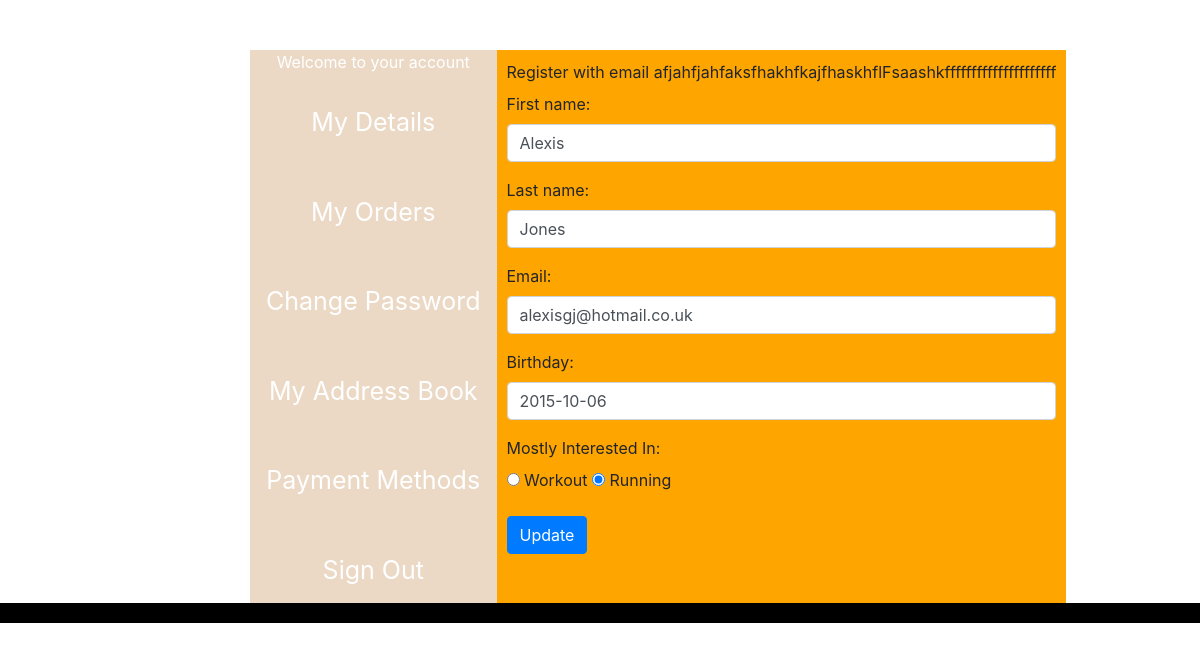
The page /details.php (signed in) on the database its author committed.
### tables this page shows
CREATE TABLE `user` (
  `userID` int(11) NOT NULL,
  `firstName` tinytext,
  `lastName` tinytext,
  `email` varchar(255) DEFAULT NULL,
  `password` varchar(255) DEFAULT NULL,
  `createdon` datetime DEFAULT CURRENT_TIMESTAMP,
  `dob` varchar(20) DEFAULT NULL,
  `preference` tinytext
);

### details.php (the view, shortened to what this page needs)
<?php
include('Connect.php');
$user = $_SESSION['user'];
$prefrunning="";
$prefworkout="";
$sql = "SELECT * FROM user WHERE email = '$user'";
$result = mysqli_query($conn,$sql);
$rows = mysqli_fetch_assoc($result);
if($rows['preference']== 'workout'){
	$prefworkout = 'checked';
}
else{
	$prefrunning='checked';
}
?>
<!DOCTYPE HTML>
<html lang="en" xmlns="http://www.w3.org/1999/xhtml">
<head>
    <link rel="stylesheet" href="StyleSheet1.css" />
    <link rel="stylesheet" href="https://use.fontawesome.com/releases/v5.7.0/css/all.css">
	<link rel="stylesheet" href="https://maxcdn.bootstrapcdn.com/bootstrap/4.5.2/css/bootstrap.min.css">
</head>
<body>
   <div class="flex_row">
		<div class="sidenav">
			<p>Welcome to your account </p>
			<a href="details.php">My Details</a><br>
			<a href="">My Orders</a><br>
			<a href="changepassword.php">Change Password</a><br>
			<a href="Addresses.php">My Address Book</a><br>
			<a href="">Payment Methods</a><br>
			<a href="">Sign Out</a>
		</div>
		<div class="flex_container">
			<form action="" method="POST">
				<div class="form-group">
					<label>Register with email afjahfjahfaksfhakhfkajfhaskhflFsaashkfffffffffffffffffffff</label><br>
					<label>First name:</label>
					<input type="text" class="form-control" value="<?php echo $rows['firstName'];?>" name="firstname">
				</div>
				<div class="form-group">
					<label>Last name:</label>
					 <input type="text" class="form-control" value="<?php echo $rows['lastName'];?>" name="lastname">
				</div>
				<div class="form-group">
					<label for="email">Email:</label>
					<input type="email" class="form-control" value="<?php echo $rows['email'];?>" name="email">
				</div>
				 <div class="form-group">
					<label for="email">Birthday:</label>
					<input type="text" class="form-control" value="<?php echo $rows['dob'];?>" name="dob">
				</div>
				  <div class="form-group">
					<label for="Interest">Mostly Interested In:</label><br>
					<input type="radio" name="radio" value="workout" <?php echo $prefworkout;?>>
					<label for="workout">Workout</label>
					<input type="radio" name="radio"value="running" <?php echo $prefrunning;?> >
					<label for="running">Running</label>
				 </div>
				 <button type="submit" class="btn btn-primary" name="update">Update</button><br><br>
		</div>
	</div>
    <footer></footer>
</body>
</html>

### StyleSheet1.css (style rules this page uses)
button > span, p { display: flex; flex-direction: row; color: white; justify-content: center; }
.flex_container { display: inline-flex; flex-direction: column; margin: 10px; }
.flex_row { display: inline-flex; flex-direction: row; background-color: orange; margin: 50px 100px 0 250px; }
footer { background-color: black; text-align: center; padding: 10px; color: white; }
.sidenav { overflow: hidden; background-color: #ebd9c6; }
.sidenav a { display: block; color: white; text-align: center; padding: 14px 16px; text-decoration: none; font-size: 25px; }

### rows shown on the page
user: firstname "Alexis", lastname "Jones", email "alexisgj@hotmail.co.uk", dob "2015-10-06"
